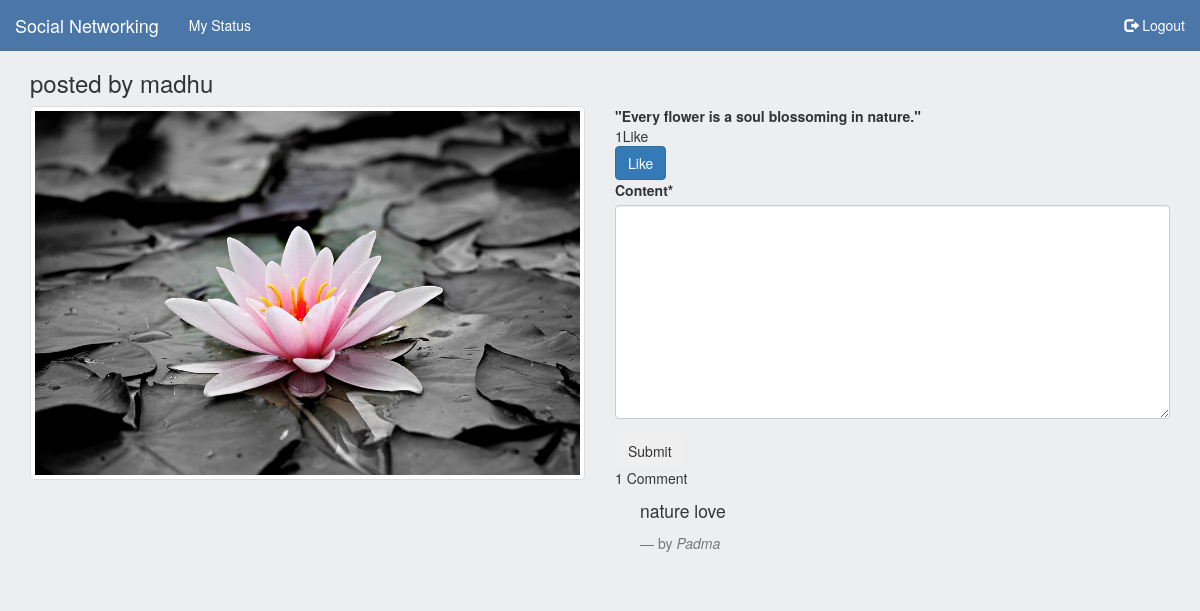
/status/detail/11/ (signed in), run on the app's committed database.
### network/models.py (models this page shows, shortened)
class Status(models.Model):
    owner = models.ForeignKey(User,on_delete = models.CASCADE,)
    description = models.TextField()
    status_Img = models.ImageField(upload_to = 'images/')
    likes = models.ManyToManyField(User,related_name='likes',blank=True)
    def total_likes(self):
        return self.likes.count()

class Comment(models.Model):
    status = models.ForeignKey(Status,on_delete = models.CASCADE,)
    user = models.ForeignKey(User,on_delete = models.CASCADE,)
    content = models.TextField(max_length=160)
    timestamp = models.DateTimeField(auto_now_add=True)

### network/views.py (the view)
# urls.py: path('status/detail/<int:id>/',views.detail_status, name='detail_status'),
@login_required
def detail_status(request,id):
    status=get_object_or_404(Status,id=id)
    comments = Comment.objects.filter(status=status).order_by('-id')
    is_liked = False
    if status.likes.filter(id=request.user.id).exists():
        is_liked = True
    if request.method == 'POST':
        comment_form = CommentForm(request.POST or None)
        if comment_form.is_valid():
            content = request.POST.get('content')
            comment = Comment.objects.create(status=status, user=request.user, content=content)
            comment.save()
            return HttpResponseRedirect(status.get_absolute_url())
    else:
        comment_form = CommentForm()
    context = {
        'status':status,
        'is_liked': is_liked,
        'total_likes': status.total_likes(),
        'comments':comments,
        'comment_form':comment_form,
    }
    return render(request,'network/status_detail.html',context)

### network/forms.py
class CommentForm(forms.ModelForm):
    class Meta:
        model = Comment
        fields = ['content',]

### templates/network/status_detail.html (shortened to what this page needs)
{% extends 'base.html' %}
{% load crispy_forms_tags %}
{% block content %}
<div class="container" style="margin-top:50px" >
    <h3>posted by {{ status.owner.username }}</h3>
    <div class="row">
        <div class="col-sm-6">
            <img src="{{ status.status_Img.url }}" class="img-thumbnail" alt="..." width="100%"><br>
        </div>
        <div class="col-sm-6">
           <strong> "{{ status.description }}"</strong>
             <div class="main-comment-section">
          {{ total_likes }}Like{{total_likes|pluralize }}
        <form action="{% url 'like_status' %}" method="post">
          {% if is_liked %}
          <button type="submit" name="status_id" value="{{ status.id }}" class="btn btn-danger">disLike</button>
          {% else %}
          <button type="submit" name="status_id" value="{{ status.id }}" class="btn btn-primary">Like</button>
          {% endif %}
        </form>
                 <form method="post">
                     {{ comment_form|crispy }}
                     <input type="submit" value="Submit" class="btn btn-outline-success">
                 </form>
         <div class="main-comment-section">
         {{ comments.count }} Comment{{ comments|pluralize }}
        {% for comment in comments %}
        <blockquote class="blockquote">
          <p class="mb-0">
            {{ comment.content }}
          </p>
          <footer class="blockquote-footer">by <cite title="Source title">{{ comment.user|capfirst }}</cite> </footer>
        </blockquote>
        {% endfor %}
             </div>
      </div>
        </div>
    </div>
</div>
{% endblock %}

### templates/base.html (style rules this page uses)
body { background-color: #edeef0; }

### data on the page
Status: owner.username "madhu", status_Img (picture), description "Every flower is a soul blossoming in nature."
Comment: content "nature love", user "Padma"

### other printed values
{{ total_likes }} "1"
{{ comments.count }} "1"
